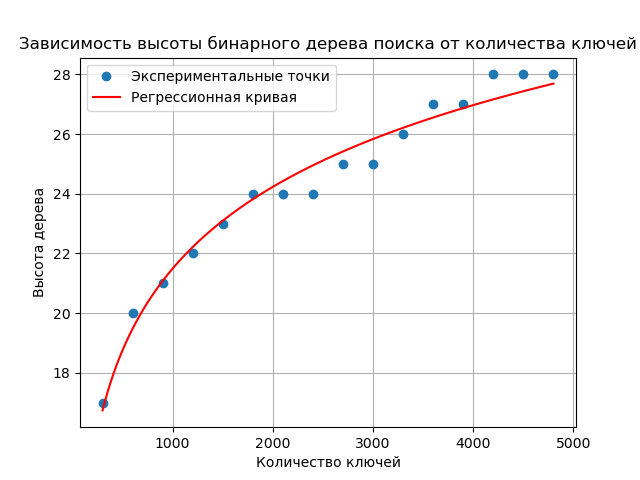

Write the Python code that produced this figure.
import random
import matplotlib.pyplot as plt
import numpy as np

class TreeNode:
    def __init__(self, key):
        self.key = key
        self.left = None
        self.right = None

class BinarySearchTree:
    def insert(self, node, key):
        """Вставка нового узла с указанным ключом."""
        if node is None:
            return TreeNode(key)

        if key < node.key:
            node.left = self.insert(node.left, key)
        else:
            node.right = self.insert(node.right, key)

        return node

    def find(self, node, key):
        """Поиск узла по ключу."""
        if node is None or node.key == key:
            return node
        
        if key < node.key:
            return self.find(node.left, key)
        
        return self.find(node.right)

    def delete(self, root, key):
        """Удаление узла по ключу."""
        if root is None:
            return root

        if key < root.key:
            root.left = self.delete(root.left, key)
        elif key > root.key:
            root.right = self.delete(root.right, key)
        else: 
            if root.left is None:
                return root.right
            elif root.right is None:
                return root.left
            temp = self.min_value_node(root.right)
            root.key = temp.key
            root.right = self.delete(root.right, temp.key)

        return root

    def min_value_node(self, node):
        """Получение узла с минимальным ключом."""
        current = node
        while current.left is not None:
            current = current.left
        return current

    def height(self, node):
        """Вычисление высоты дерева."""
        if node is None:
            return 0
        else:
            left_height = self.height(node.left)
            right_height = self.height(node.right)
            return max(left_height, right_height) + 1


class BinarySearchTreeApp:
    def __init__(self):
        self.tree = BinarySearchTree()
        self.root = None
        
    def run(self):
         heights = []
         num_keys = []
         
         for i in range(1, 5001): 
             key = random.randint(1, 10000) 
             self.root = self.tree.insert(self.root, key)

             if i % 300 == 0:
                 heights.append(self.tree.height(self.root))
                 num_keys.append(i)

         plt.plot(num_keys, heights, 'o', label='Экспериментальные точки')

         log_num_keys = np.log(num_keys)  
         coefficients = np.polyfit(log_num_keys, heights, 1) 
         polynomial = np.poly1d(coefficients)
         x_fit = np.linspace(min(log_num_keys), max(log_num_keys), 100)  
         y_fit = polynomial(x_fit)

         plt.plot(np.exp(x_fit), y_fit, label='Регрессионная кривая', color='red')  
         plt.title("Зависимость высоты бинарного дерева поиска от количества ключей")
         plt.xlabel("Количество ключей")
         plt.ylabel("Высота дерева")
         plt.legend()
         plt.grid()
         plt.show()

         print("Уравнение регрессионной кривой:")
         print(f"y ≈ {coefficients[0]:.4f} * log(x) + {coefficients[1]:.4f}")

if __name__ == "__main__":
    app = BinarySearchTreeApp()
    app.run()
